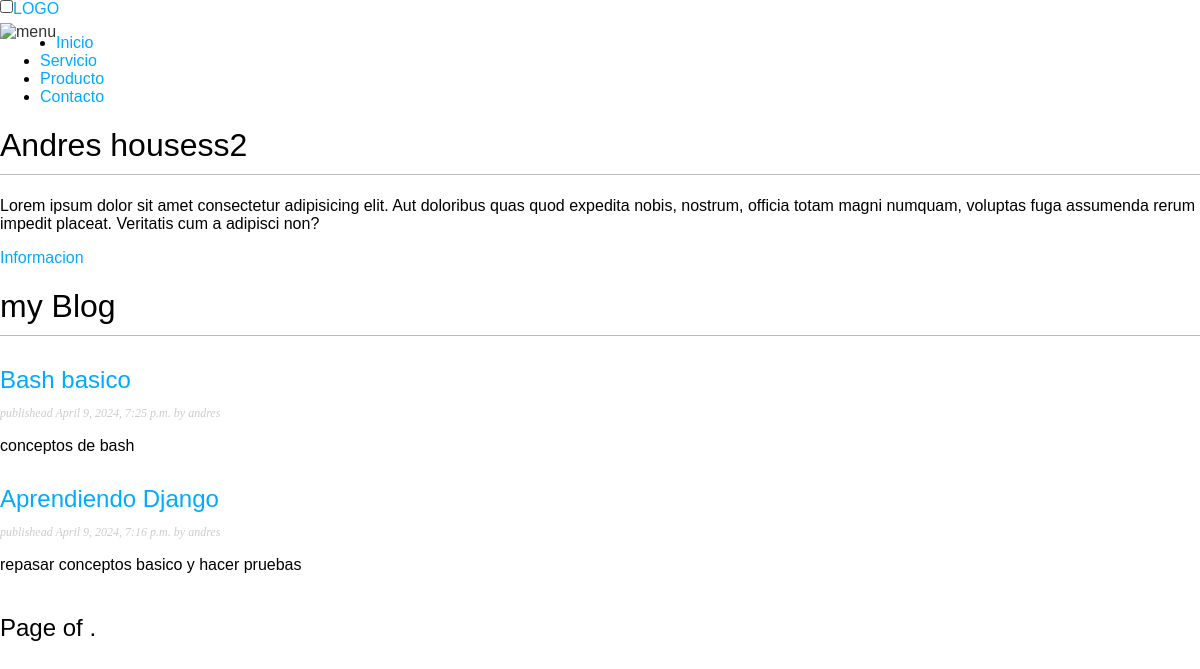
/blog/, run on an earlier commit of the app's database.
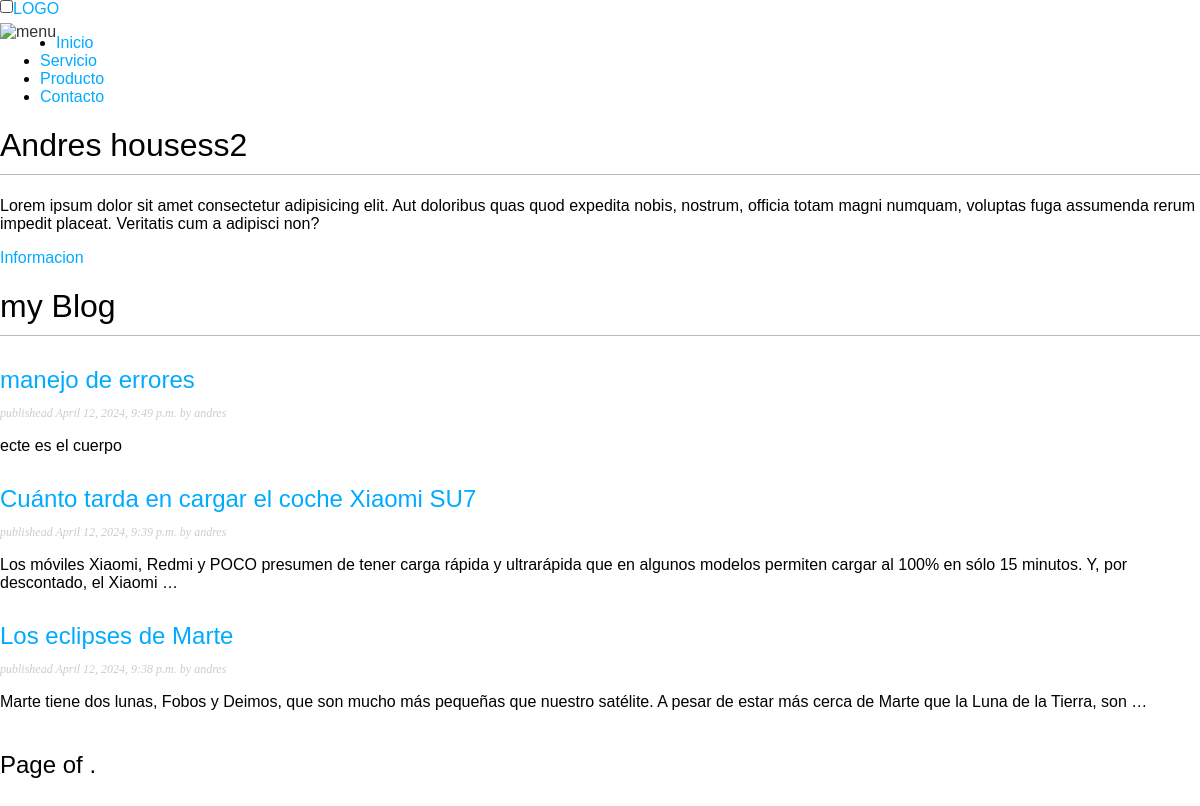
And on a later commit of the database.
### blog/models.py (models this page shows, shortened)
class Post(models.Model):
    class Status(models.TextChoices):
        DRAFT = "DF", "Draft"
        PUBLISHED = "PB", "Published"
    title = models.CharField(max_length=250)
    slug = models.CharField(max_length=250, unique_for_date="publish")
    author = models.ForeignKey(User, on_delete=models.CASCADE, related_name="blog_post")
    body = models.TextField()
    publish = models.DateTimeField(default=timezone.now)
    created = models.DateTimeField(auto_now_add=True)
    update = models.DateTimeField(auto_now=True)
    status = models.CharField(
        max_length=2, choices=Status.choices, default=Status.DRAFT
    )
    objects = models.Manager()
    published = PublisheadManager()
    class Meta:
        ordering = ["-publish"]
        indexes = [models.Index(fields=["-publish"])]
    def get_absolute_url(self):
        return reverse(
            "blog:post_detail",
            args=[self.publish.year, self.publish.month, self.publish.day, self.slug],
        )

### blog/views.py (the view)
# urls.py: path("", pos_list, name="post_list"),
def pos_list(request):
    post_list = Post.published.all()
    paginator = Paginator(post_list, 3)
    page_number = request.GET.get("page", 1)
    try:
        posts = paginator.page(page_number)
    except PageNotAnInteger:
        posts = paginator.page(1)
    except EmptyPage:
        posts = paginator.page(paginator.num_pages)
    return render(request, "blog/post/list.html", {"posts": posts})

### blog/models.py (called while the page is built)
    def get_queryset(self):
        return super().get_queryset().filter(status=Post.Status.PUBLISHED)

### blog/templates/blog/post/list.html (shortened to what this page needs)
{% extends "blog/base.html" %}
{% block content %}
<h1>my Blog</h1>
{% for post in posts %}
<h2>
  <a href='{{ post.get_absolute_url }}'> {{ post.title }} </a>
</h2>
<p class="date">publishead {{ post.publish }} by {{ post.author }}</p>
{{ post.body | truncatewords:30 | linebreaks }}
{% endfor %}
{% include "pagination.html" with page=posts_obj %}
{% endblock content %}

### blog/templates/blog/base.html (shortened to what this page needs)
{% load static %}
<!DOCTYPE html>
<html lang="en">
  <head>
    <link href="{% static "css/blog.css" %}" rel="stylesheet">
  </head>
  <body>
    <header class="header">
      <div class="menu container">
        <a href="#" class="logo">LOGO</a>
        <input type="checkbox" id="menu" />
        <label for="menu">
          <img src="" alt="menu" class="menu-icon" >
        </label>
        <nav class="navbar">
          <ul>
            <li><a href="#">Inicio</a></li>
            <li><a href="#">Servicio</a></li>
            <li><a href="#">Producto</a></li>
            <li><a href="#">Contacto</a></li>
          </ul>
        </nav>
      </div>
      <div class="header-content container">
        <h1> Andres housess2</h1>
        <p>
          Lorem ipsum dolor sit amet consectetur adipisicing elit. Aut doloribus quas quod expedita nobis, nostrum, officia totam magni numquam, voluptas fuga assumenda rerum impedit placeat. Veritatis cum a adipisci non?
        </p>
          <a href="#" class="btn-1">Informacion</a>
      </div>
    </header>
    {% block content %}
    {% endblock content %}
  </body>
</html>

### blog/templates/pagination.html (shortened to what this page needs)
<div class="pagination">
    <h2>
        <span class="step-links">
            <span class="current">
              Page {{ page.number }} of {{ page.paginator.num_pages }}.
            </span>
          </span>
    </h2>
</div>

### blog/static/css/blog.css (style rules this page uses)
body { font-family: "Poppins", sans-serif; font-weight: 100; font-style: normal; }
body { margin:0; padding:0; font-family:helvetica, sans-serif; }
a { color:#00abff; text-decoration:none; }
h1 { font-weight:normal; border-bottom:1px solid #bbb; padding:0 0 10px 0; }
h2 { font-weight:normal; margin:30px 0 0; }
p.date { color:#ccc; font-family: georgia, serif; font-size: 12px; font-style: italic; }
.pagination { margin:40px 0; font-weight:bold; }
label { float:left; clear:both; color:#333; margin-bottom:4px; }
input, textarea { clear:both; float:left; margin:0 0 10px; background:#ededed; border:0; padding:6px 10px; font-size:12px; }

What changed in the data, as far as the page shows it:
no longer on this page (row unchanged): Post: title "Bash basico", publish "April 9, 2024, 7:25 p.m.", author "andres", body "conceptos de bash"
no longer on this page (row unchanged): Post: title "Aprendiendo Django", publish "April 9, 2024, 7:16 p.m.", author "andres", body "repasar conceptos basico y hacer pruebas"
added Post: title "manejo de errores", publish "April 12, 2024, 9:49 p.m.", author "andres", body "ecte es el cuerpo"
added Post: title "Cuánto tarda en cargar el coche Xiaomi SU7", publish "April 12, 2024, 9:39 p.m.", author "andres", body "Los móviles Xiaomi, Redmi y POCO presumen de tener carga rápida y ultrarápida que en algunos modelos permiten cargar al 100% en sólo 15 minutos. Y, por descontado, el Xiaomi …"
added Post: title "Los eclipses de Marte", publish "April 12, 2024, 9:38 p.m.", author "andres", body "Marte tiene dos lunas, Fobos y Deimos, que son mucho más pequeñas que nuestro satélite. A pesar de estar más cerca de Marte que la Luna de la Tierra, son …"
